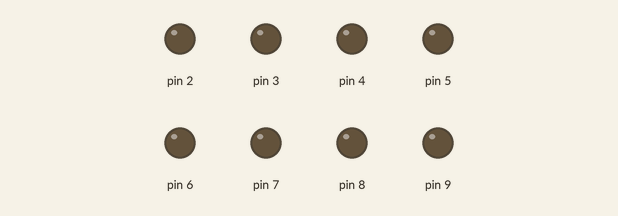
A sketch run on a simulated Arduino Uno, built with avr-gcc and run on an emulated ATmega328P. Parts: output pins drawn as LEDs (lit = HIGH).

Above: at 0.15 s.
At 0.75 s:
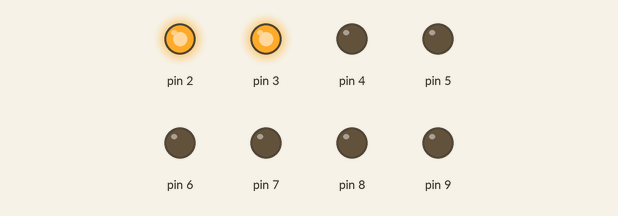
At 1.35 s:
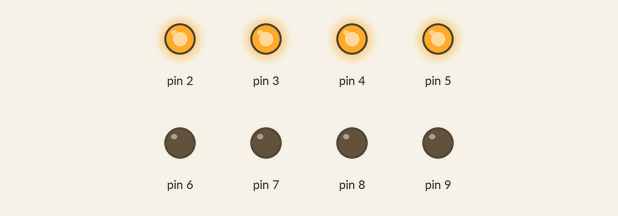
At 2.55 s:
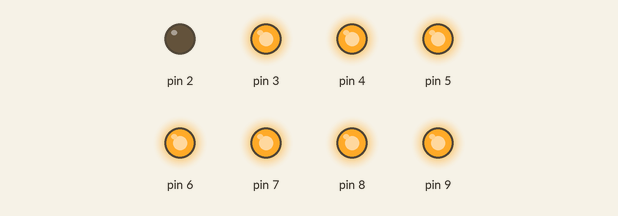
At 3.75 s:
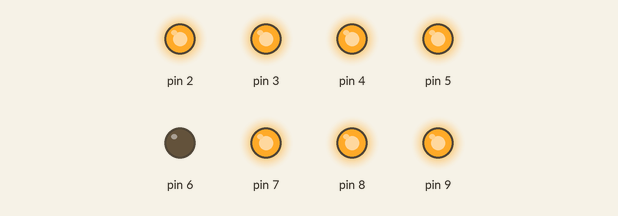
At 5.25 s:
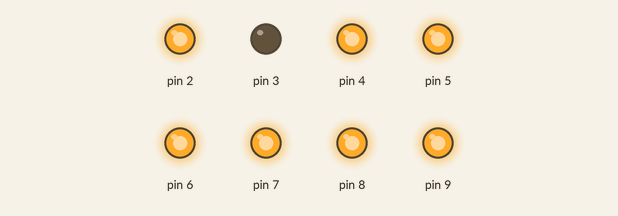
Timing chart, 0 to 5.5 s (numbered marks = the images above):
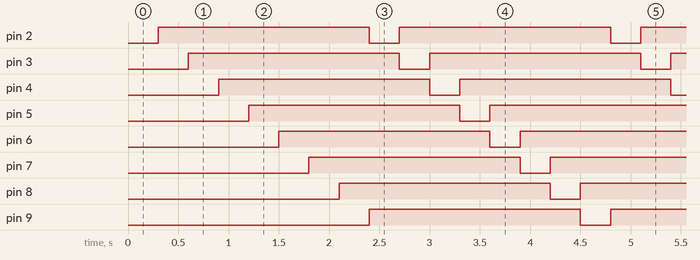

Measured:
- by itself, pin 2–9: alternates HIGH for 2.1 s and LOW for 0.30 s

The sketch:

program2_led.ino
```cpp
//Tujuan Program: Menyalakan 8 LED berurutan & bergantian

int pin;

void setup() {
  for (int pin = 2; pin < 10; pin++) {
    pinMode(pin, OUTPUT);
    digitalWrite(pin, LOW);
  }
}

void loop() {
  for (pin = 2; pin < 10; pin++) {
    digitalWrite(pin, LOW);
    delay(300);
    digitalWrite(pin, HIGH);
  }
}
```
